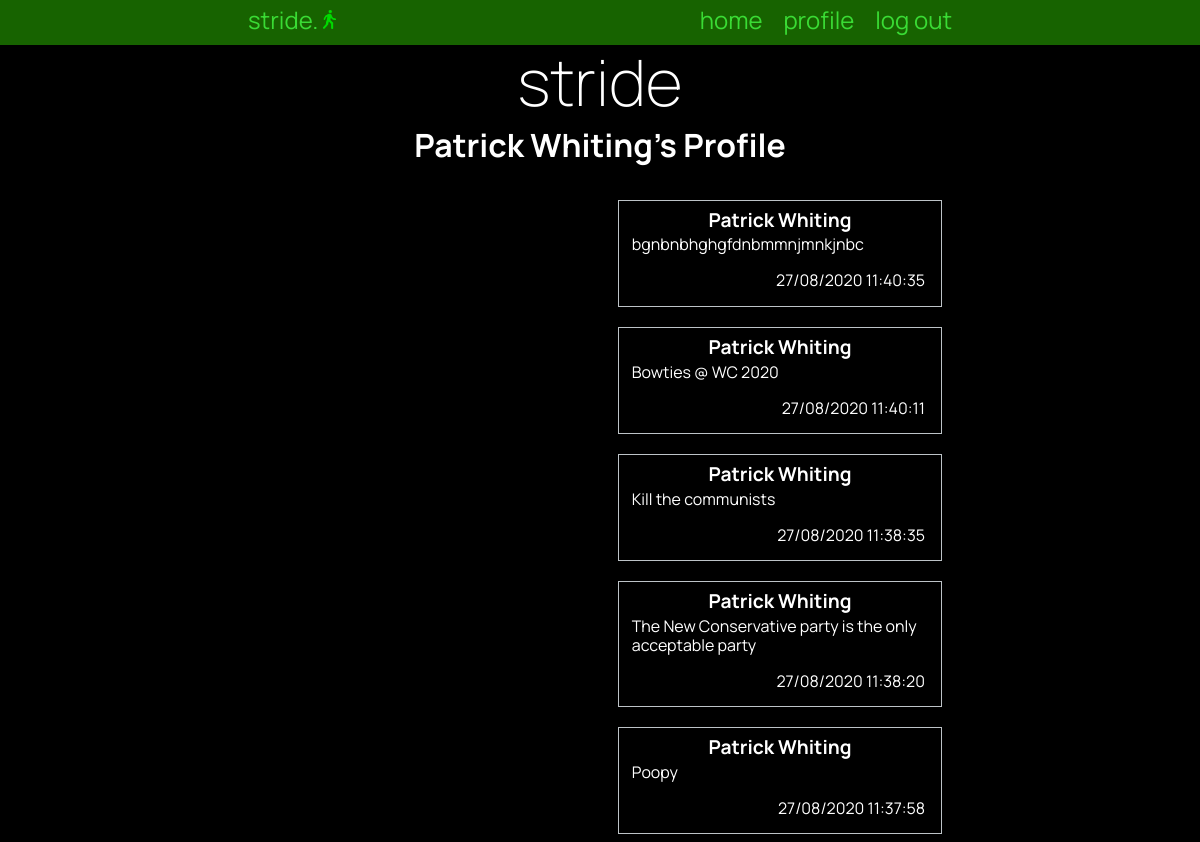
Page /profile/22 (signed in) on the committed database.
### tables this page shows
CREATE TABLE "users"
(
	id INTEGER
		constraint customer_pk
			primary key autoincrement,
	fname VARCHAR(30),
	lname varchar(30),
	email varchar(80),
	password CHAR(60)
);

CREATE TABLE "posts"
(
	id INTEGER
		constraint posts_pk
			primary key autoincrement,
	post VARCHAR(500),
	time TIMESTAMP
, customer_id INTEGER);

### app.py (the view)
@app.route('/profile/<userid>')
def user(userid):
    if userid == "19":
        return redirect("https://www.latlmes.com/breaking/breaking-1")
    con = create_connection(DB_NAME)
    query = "SELECT COUNT(*) FROM users WHERE id = ?"
    cur = con.cursor()  # You need this line next
    cur.execute(query, (userid,))  # this line actually executes the query
    profilecount = cur.fetchall()[0][0]  # puts the results into a list usable in python
    if profilecount < 1:
        flash("No user with " + str(userid) + " as their id.")
        return redirect("/")
    query = """SELECT posts.id,users.fname,users.lname,posts.post,strftime('%d/%m/%Y %H:%M:%S', posts.time) AS time
                FROM posts,users
                WHERE posts.customer_id = ? AND posts.customer_id = users.id
                ORDER BY time DESC"""
    cur = con.cursor()  # You need this line next
    cur.execute(query, (userid,))  # this line actually executes the query
    post_list = cur.fetchall()  # puts the results into a list usable in python
    con = create_connection(DB_NAME)
    query = "SELECT fname,lname FROM users WHERE id = ?"
    cur = con.cursor()  # You need this line next
    cur.execute(query, (userid,))  # this line actually executes the query
    user_info = cur.fetchall()
    con.close()
    return render_template('profile.html', logged_in=is_logged_in(), posts=post_list, userinfo = user_info,)

### app.py (called while the page is built)
def create_connection(db_file):
    try:
        connection = sqlite3.connect(db_file)
        return connection
    except Error as e:
        print(e)
    return None

def is_logged_in():
    if session.get("email") is None:
        print("not logged in")
        return False
    else:
        print("logged in")
        return True

### templates/profile.html (shortened to what this page needs)
{% extends 'base.html' %}
{% block pageheading %}
{{ userinfo[0][0] }} {{ userinfo[0][1] }}'s Profile
{% endblock %}
{% block body %}
            <div class = "mainPageParent">
                <div class="mainFeed">
                {% for post in posts %}
                    <div class="mainFeed-box">
                        <div class="post-box-heading">
                            <h3> {{ post[1] }} {{ post[2] }}</h3>
                        </div>
                        <div class="mainFeed-box-text">
                            <p>{{ post[3] }} </p>
                        </div>
                        <div class="mainFeed-box-info">
                            {{ post[4] }}
                        </div>
                    </div>
                {% endfor %}
                </div>
            </div>
{% endblock %}

### static/stride.css (style rules this page uses)
* { font-family: 'Manrope', sans-serif; padding: 0; margin: 0; box-sizing: border-box; }
body { background-color: black; color: rgba(255, 255, 255, 1); }
.mainPageParent { width: 100%; }
.mainFeed { display: flex; word-wrap: break-word; flex-wrap: wrap; justify-content: space-evenly; width: 50%; float: right; }
.mainFeed-box { width: 90%; float: right; padding: 0.5rem; margin: 1vw; border: 1px solid rgba(189, 195, 199, 1.0); color: rgb(255, 255, 255); margin-bottom: 0.5rem; }
.mainFeed-box-info { padding: 0.5rem; float: right; }
.mainFeed-box-text { padding: 0.3rem; }
.mainFeed-box h3 { font-size: 1.2rem; text-align: center; }
.mainFeed-box p { font-size: 1rem; margin-bottom: 0.3rem; }

### rows in the picture
users: fname "Patrick", lname "Whiting"
posts: fname "Patrick", lname "Whiting", post "bgnbnbhghgfdnbmmnjmnkjnbc", post "27/08/2020 11:40:35"
posts: fname "Patrick", lname "Whiting", post "Bowties @ WC 2020", post "27/08/2020 11:40:11"
posts: fname "Patrick", lname "Whiting", post "Kill the communists", post "27/08/2020 11:38:35"
posts: fname "Patrick", lname "Whiting", post "The New Conservative party is the only acceptable party", post "27/08/2020 11:38:20"
posts: fname "Patrick", lname "Whiting", post "Poopy", post "27/08/2020 11:37:58"
